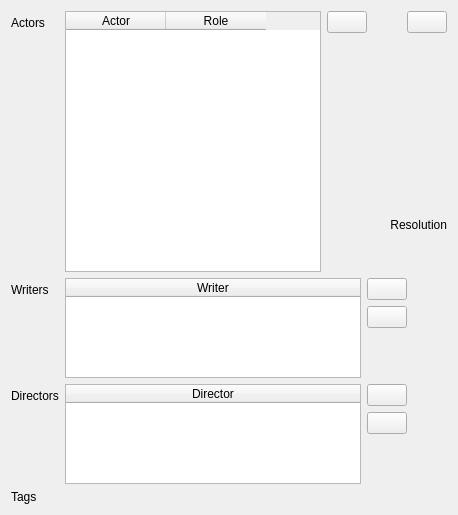
        <widget class="QWidget" name="tabExtended">
         <attribute name="title">
          <string>Extended</string>
         </attribute>
         <layout class="QFormLayout" name="formLayout_2">
          <property name="fieldGrowthPolicy">
           <enum>QFormLayout::FieldGrowthPolicy::ExpandingFieldsGrow</enum>
          </property>
          <item row="1" column="0">
           <widget class="QLabel" name="lblWriters">
            <property name="text">
             <string>Writers</string>
            </property>
           </widget>
          </item>
          <item row="1" column="1">
           <layout class="QHBoxLayout" name="horizontalLayout_4" stretch="1,0,0">
            <item>
             <widget class="QTableWidget" name="writers">
              <property name="maximumSize">
               <size>
                <width>300</width>
                <height>100</height>
               </size>
              </property>
              <property name="editTriggers">
               <set>QAbstractItemView::EditTrigger::DoubleClicked</set>
              </property>
              <property name="showGrid">
               <bool>false</bool>
              </property>
              <attribute name="horizontalHeaderStretchLastSection">
               <bool>true</bool>
              </attribute>
              <attribute name="verticalHeaderVisible">
               <bool>false</bool>
              </attribute>
              <column>
               <property name="text">
                <string>Writer</string>
               </property>
              </column>
             </widget>
            </item>
            <item>
             <layout class="QVBoxLayout" name="verticalLayout_3">
              <item>
               <widget class="QPushButton" name="buttonAddWriter">
                <property name="toolTip">
                 <string>Add Writer</string>
                </property>
                <property name="text">
                 <string/>
                </property>
                <property name="icon">
                 <iconset resource="../../../data/MediaElch.qrc">
                  <normaloff>:/img/plus_white.png</normaloff>:/img/plus_white.png</iconset>
                </property>
               </widget>
              </item>
              <item>
               <widget class="QPushButton" name="buttonRemoveWriter">
                <property name="toolTip">
                 <string>Remove Writer</string>
                </property>
                <property name="text">
                 <string/>
                </property>
                <property name="icon">
                 <iconset resource="../../../data/MediaElch.qrc">
                  <normaloff>:/img/minus_white.png</normaloff>:/img/minus_white.png</iconset>
                </property>
               </widget>
              </item>
              <item>
               <spacer name="verticalSpacer_2">
                <property name="orientation">
                 <enum>Qt::Orientation::Vertical</enum>
                </property>
                <property name="sizeHint" stdset="0">
                 <size>
                  <width>20</width>
                  <height>40</height>
                 </size>
                </property>
               </spacer>
              </item>
             </layout>
            </item>
            <item>
             <spacer name="horizontalSpacer">
              <property name="orientation">
               <enum>Qt::Orientation::Horizontal</enum>
              </property>
              <property name="sizeHint" stdset="0">
               <size>
                <width>40</width>
                <height>20</height>
               </size>
              </property>
             </spacer>
            </item>
           </layout>
          </item>
          <item row="2" column="0">
           <widget class="QLabel" name="lblDirectors">
            <property name="text">
             <string>Directors</string>
            </property>
           </widget>
          </item>
          <item row="2" column="1">
           <layout class="QHBoxLayout" name="horizontalLayout_5" stretch="1,0,0">
            <item>
             <widget class="QTableWidget" name="directors">
              <property name="maximumSize">
               <size>
                <width>300</width>
                <height>100</height>
               </size>
              </property>
              <property name="editTriggers">
               <set>QAbstractItemView::EditTrigger::DoubleClicked</set>
              </property>
              <property name="showGrid">
               <bool>false</bool>
              </property>
              <attribute name="horizontalHeaderStretchLastSection">
               <bool>true</bool>
              </attribute>
              <attribute name="verticalHeaderVisible">
               <bool>false</bool>
              </attribute>
              <column>
               <property name="text">
                <string>Director</string>
               </property>
              </column>
             </widget>
            </item>
            <item>
             <layout class="QVBoxLayout" name="verticalLayout_7">
              <item>
               <widget class="QPushButton" name="buttonAddDirector">
                <property name="toolTip">
                 <string>Add Director</string>
                </property>
                <property name="text">
                 <string/>
                </property>
                <property name="icon">
                 <iconset resource="../../../data/MediaElch.qrc">
                  <normaloff>:/img/plus_white.png</normaloff>:/img/plus_white.png</iconset>
                </property>
               </widget>
              </item>
              <item>
               <widget class="QPushButton" name="buttonRemoveDirector">
                <property name="toolTip">
                 <string>Remove Director</string>
                </property>
                <property name="text">
                 <string/>
                </property>
                <property name="icon">
                 <iconset resource="../../../data/MediaElch.qrc">
                  <normaloff>:/img/minus_white.png</normaloff>:/img/minus_white.png</iconset>
                </property>
               </widget>
              </item>
              <item>
               <spacer name="verticalSpacer_3">
                <property name="orientation">
                 <enum>Qt::Orientation::Vertical</enum>
                </property>
                <property name="sizeHint" stdset="0">
                 <size>
                  <width>20</width>
                  <height>40</height>
                 </size>
                </property>
               </spacer>
              </item>
             </layout>
            </item>
            <item>
             <spacer name="horizontalSpacer_2">
              <property name="orientation">
               <enum>Qt::Orientation::Horizontal</enum>
              </property>
              <property name="sizeHint" stdset="0">
               <size>
                <width>40</width>
                <height>20</height>
               </size>
              </property>
             </spacer>
            </item>
           </layout>
          </item>
          <item row="0" column="0">
           <widget class="QLabel" name="lblActors">
            <property name="text">
             <string>Actors</string>
            </property>
           </widget>
          </item>
          <item row="0" column="1">
           <layout class="QHBoxLayout" name="horizontalLayout_8" stretch="1,0">
            <item>
             <widget class="QTableWidget" name="actors">
              <property name="editTriggers">
               <set>QAbstractItemView::EditTrigger::DoubleClicked</set>
              </property>
              <property name="selectionMode">
               <enum>QAbstractItemView::SelectionMode::SingleSelection</enum>
              </property>
              <property name="selectionBehavior">
               <enum>QAbstractItemView::SelectionBehavior::SelectRows</enum>
              </property>
              <property name="showGrid">
               <bool>false</bool>
              </property>
              <attribute name="verticalHeaderVisible">
               <bool>false</bool>
              </attribute>
              <column>
               <property name="text">
                <string>Actor</string>
               </property>
              </column>
              <column>
               <property name="text">
                <string>Role</string>
               </property>
              </column>
             </widget>
            </item>
            <item>
             <layout class="QVBoxLayout" name="verticalLayout_9">
              <property name="spacing">
               <number>0</number>
              </property>
              <item>
               <layout class="QHBoxLayout" name="horizontalLayout_9">
                <item>
                 <widget class="QPushButton" name="buttonRemoveActor">
                  <property name="toolTip">
                   <string>Remove Actor</string>
                  </property>
                  <property name="text">
                   <string/>
                  </property>
                  <property name="icon">
                   <iconset resource="../../../data/MediaElch.qrc">
                    <normaloff>:/img/minus_white.png</normaloff>:/img/minus_white.png</iconset>
                  </property>
                 </widget>
                </item>
                <item>
                 <spacer name="horizontalSpacer_7">
                  <property name="orientation">
                   <enum>Qt::Orientation::Horizontal</enum>
                  </property>
                  <property name="sizeHint" stdset="0">
                   <size>
                    <width>40</width>
                    <height>20</height>
                   </size>
                  </property>
                 </spacer>
                </item>
                <item>
                 <widget class="QPushButton" name="buttonAddActor">
                  <property name="toolTip">
                   <string>Add Actor</string>
                  </property>
                  <property name="text">
                   <string/>
                  </property>
                  <property name="icon">
                   <iconset resource="../../../data/MediaElch.qrc">
                    <normaloff>:/img/plus_white.png</normaloff>:/img/plus_white.png</iconset>
                  </property>
                 </widget>
                </item>
               </layout>
              </item>
              <item>
               <spacer name="verticalSpacer_4">
                <property name="orientation">
                 <enum>Qt::Orientation::Vertical</enum>
                </property>
                <property name="sizeType">
                 <enum>QSizePolicy::Policy::Fixed</enum>
                </property>
                <property name="sizeHint" stdset="0">
                 <size>
                  <width>20</width>
                  <height>5</height>
                 </size>
                </property>
               </spacer>
              </item>
              <item>
               <widget class="MyLabel" name="actor">
                <property name="minimumSize">
                 <size>
                  <width>120</width>
                  <height>180</height>
                 </size>
                </property>
                <property name="maximumSize">
                 <size>
                  <width>120</width>
                  <height>180</height>
                 </size>
                </property>
                <property name="cursor">
                 <cursorShape>PointingHandCursor</cursorShape>
                </property>
                <property name="toolTip">
                 <string>Click to change</string>
                </property>
                <property name="text">
                 <string/>
                </property>
                <property name="pixmap">
                 <pixmap resource="../../../data/MediaElch.qrc">:/img/man.png</pixmap>
                </property>
                <property name="alignment">
                 <set>Qt::AlignmentFlag::AlignCenter</set>
                </property>
               </widget>
              </item>
              <item>
               <widget class="MyLabel" name="actorResolution">
                <property name="text">
                 <string>Resolution</string>
                </property>
                <property name="alignment">
                 <set>Qt::AlignmentFlag::AlignRight|Qt::AlignmentFlag::AlignTrailing|Qt::AlignmentFlag::AlignVCenter</set>
                </property>
               </widget>
              </item>
              <item>
               <spacer name="verticalSpacer_5">
                <property name="orientation">
                 <enum>Qt::Orientation::Vertical</enum>
                </property>
                <property name="sizeHint" stdset="0">
                 <size>
                  <width>20</width>
                  <height>40</height>
                 </size>
                </property>
               </spacer>
              </item>
             </layout>
            </item>
           </layout>
          </item>
          <item row="3" column="1">
           <widget class="TagCloud" name="tagCloud" native="true"/>
          </item>
          <item row="3" column="0">
           <widget class="QLabel" name="lblTags">
            <property name="text">
             <string>Tags</string>
            </property>
           </widget>
          </item>
         </layout>
        </widget>
